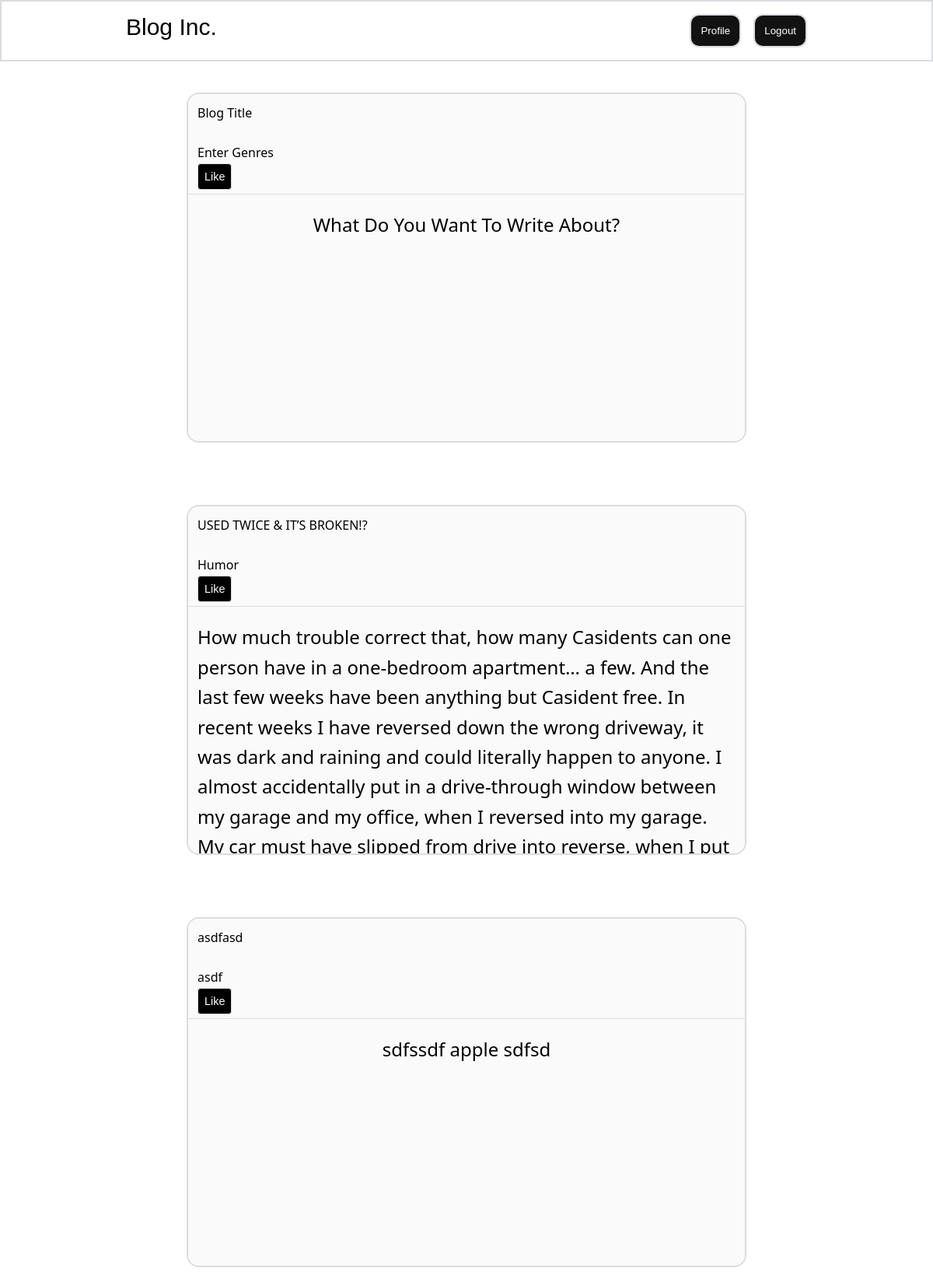
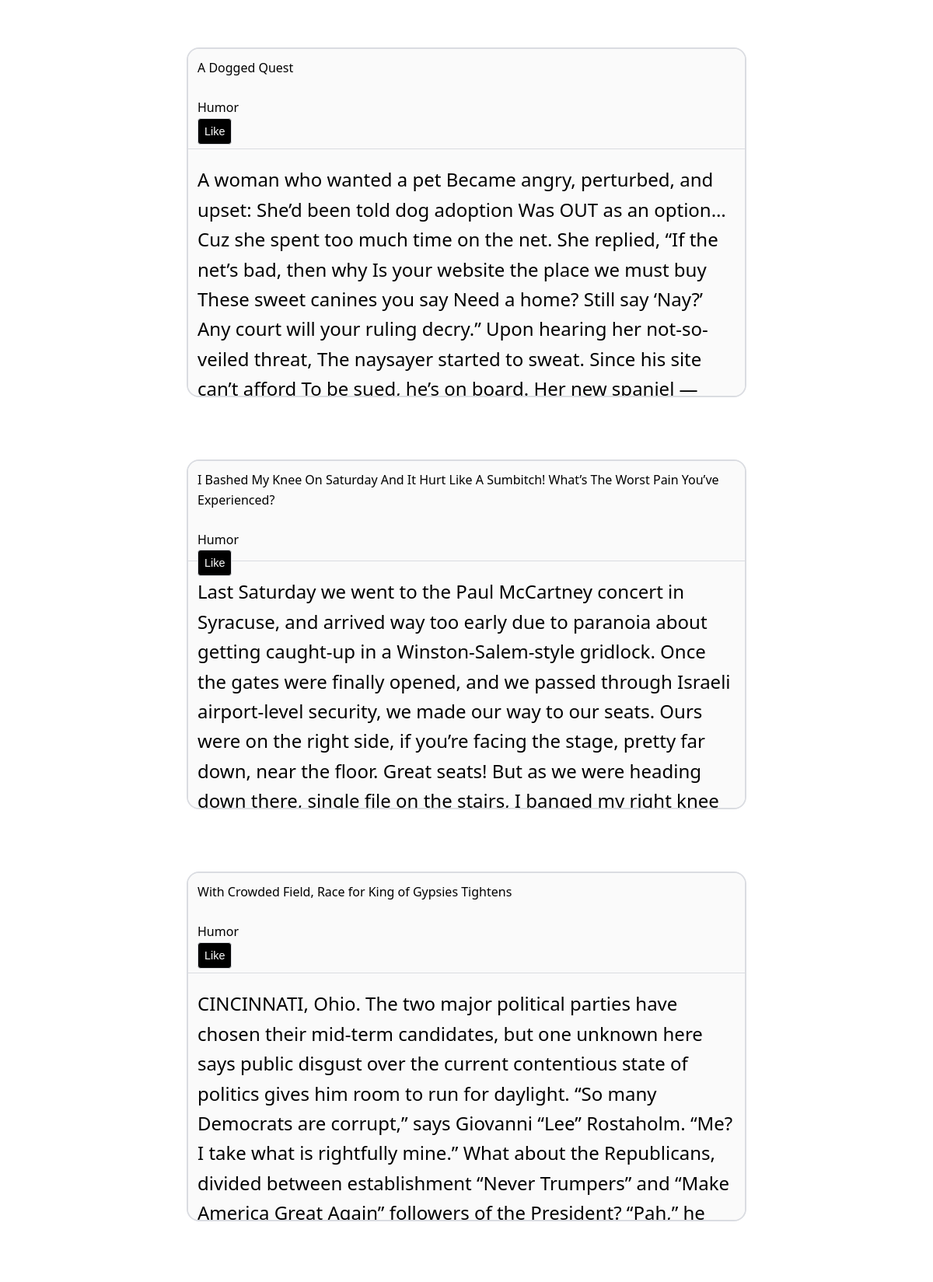
The page / (signed in, upper part) on the database its author committed (2 pictures, top to bottom).
### tables this page shows
CREATE TABLE blogs(userid text, articleid text, genre text, title text, content text, creationDate text, lastUpdated text);

### __init__.py (the view)
@app.route("/",methods=['GET', 'POST']) # At the root, we just return the homepage
def index():
    try:
        session['username']
        return render_template("home.html", user=session["username"], blogs = get_blogs())
    except:
        return render_template("index.html")

### __init__.py (called while the page is built)
def get_blogs():
    db.execute(f"SELECT * from blogs where userid not like '{session['userid']}'")
    dblogs = db.fetchall()
    return dblogs

### templates/home.html (shortened to what this page needs)
<!DOCTYPE html>
<html lang="en">
    <head>
        <link href="../static/stylesheets/format.css" rel="stylesheet">
        <link href="../static/stylesheets/main.css" rel="stylesheet">
      </head>
<body>
    <nav class="nav-top">
        <div class="">
            <form action = "/" method = "POST">
                <input class="bloginc" type="submit" value="Blog Inc." name="sub1">
            </form>
        </div>
        <div class="nav-text-area">
            <form action = "/profile" method="POST" >
                <input value="Profile" type="submit" style="border-width:2px; border-radius: 0.75rem; padding:0.75rem; background-color: rgb(19, 18, 18); color: white;" name="sub1">
            </form>
            <form action = "/logout" method="POST" >
                <input value="Logout" type="submit" style="border-width:2px; border-radius: 0.75rem; padding:0.75rem; background-color: rgb(19, 18, 18); color: white;" name="sub1">
            </form>
        </div>
      </nav>
</body>
<main>
    {% for item in blogs %}
    <div style="display: flex; justify-content:center; padding-top: 2.5rem; padding-bottom: 2.5rem;">
        <div style="border-radius: 1rem; border-width: 2px; width: 60%; height:450px; background-color: rgb(250, 250, 250); overflow: scroll;">
            <div style=" padding: 0.75rem; height: 27%;">
                {{item[3]}}
                <br>
                <br>
                {{item[2]}}
                <br>
                <div style="display: flex; gap: 0.7rem;">
                    <form action = "/likeGenre" method="POST" class="flex gap-3" >
                        <input value="Like" type="submit" style="font-size: 0.9rem; border-width: 1px;  border-radius: 0.25rem; padding: 0.5rem; color:white; background-color: black;" name="sub1">
                    </form>
                </div>
            </div>
            <hr>
            <div style="font-size: 1.5rem; display: flex; justify-content: center; padding: 0.75rem; height:73%;">
                {{item[4]}}
            </div>
        </div>
    </div>
    {% endfor %}
</main>
</html>

### static/stylesheets/format.css (style rules this page uses)
* { border-style: solid; border-width: 0; box-sizing: border-box; border-color: #dadce1; }
html { line-height: 1.6; font-family: ui-sans-serif, system-ui, -apple-system, BlinkMacSystemFont, "Segoe UI", Roboto, "Helvetica Neue", Arial, "Noto Sans", sans-serif, "Apple Color Emoji", "Segoe UI Emoji", "Segoe UI Symbol", "Noto Color Emoji"; }
body { margin: 0; }
hr { border-top-width: 1px; height: 1; }
input, textarea { margin: 0; padding: 0; }

### static/stylesheets/main.css (style rules this page uses)
.nav-top { padding-left: 9rem; padding-right: 9rem; width: 100%; display: grid; grid-template-columns: repeat(2, minmax(0, 1fr)); border-width: 2px; }
.bloginc { margin: 1rem; font-size: 1.875rem; color: black; background-color: white; }
.nav-text-area { margin: 1rem; display: flex; gap: 1rem; justify-content: flex-end; align-items: center; }
* { border-style: solid; border-width: 0; box-sizing: border-box; border-color: #dadce1; }
html { line-height: 1.6; font-family: ui-sans-serif, system-ui, -apple-system, BlinkMacSystemFont, "Segoe UI", Roboto, "Helvetica Neue", Arial, "Noto Sans", sans-serif, "Apple Color Emoji", "Segoe UI Emoji", "Segoe UI Symbol", "Noto Color Emoji"; }
body { margin: 0; }
hr { border-top-width: 1px; height: 1; }
input, textarea { margin: 0; padding: 0; }

### rows shown on the page
blogs: title "Blog Title", genre "Enter Genres", content "What Do You Want To Write About?"
blogs: title "USED TWICE & IT’S BROKEN!?", genre "Humor", content "How much trouble correct that, how many Casidents can one person have in a one-bedroom apartment… a few. And the last few weeks have been anything but Casident free. In recent weeks I have reversed down the wrong driveway, it was dark and raining and could literally happen to anyone. I almost accidentally put in a drive-through window between my garage and my office, when I reversed into my garage. My car must have slipped from drive into reverse, when I put…"
blogs: title "asdfasd", genre "asdf", content "sdfssdf apple sdfsd"
blogs: title "A Dogged Quest", genre "Humor", content "A woman who wanted a pet Became angry, perturbed, and upset: She’d been told dog adoption Was OUT as an option… Cuz she spent too much time on the net. She replied, “If the net’s bad, then why Is your website the place we must buy These sweet canines you say Need a home? Still say ‘Nay?’ Any court will your ruling decry.” Upon hearing her not-so-veiled threat, The naysayer started to sweat. Since his site can’t afford To be sued, he’s on board. Her new spaniel —…"
blogs: title "I Bashed My Knee On Saturday And It Hurt Like A Sumbitch! What’s The Worst Pain You’ve Experienced?", genre "Humor", content "Last Saturday we went to the Paul McCartney concert in Syracuse, and arrived way too early due to paranoia about getting caught-up in a Winston-Salem-style gridlock. Once the gates were finally opened, and we passed through Israeli airport-level security, we made our way to our seats. Ours were on the right side, if you’re facing the stage, pretty far down, near the floor. Great seats! But as we were heading down there, single file on the stairs, I banged my right knee…"
blogs: title "With Crowded Field, Race for King of Gypsies Tightens", genre "Humor", content "CINCINNATI, Ohio. The two major political parties have chosen their mid-term candidates, but one unknown here says public disgust over the current contentious state of politics gives him room to run for daylight. “So many Democrats are corrupt,” says Giovanni “Lee” Rostaholm. “Me? I take what is rightfully mine.” What about the Republicans, divided between establishment “Never Trumpers” and “Make America Great Again” followers of the President? “Pah,” he…"
